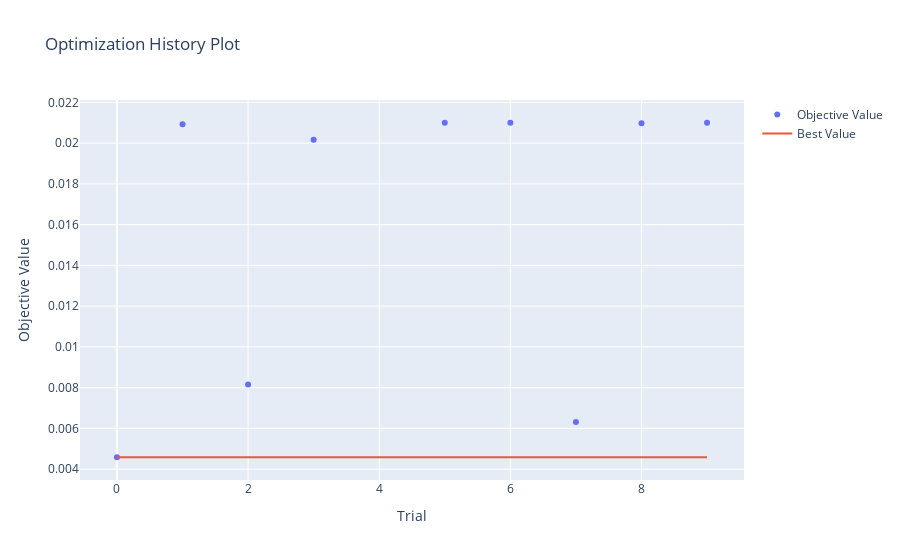

Write notebook code for a chart like this one.
### Code cell
optuna.visualization.plot_optimization_history(find_params)

### Figure 1 — Plotly figure (JSON) as saved in the notebook; plotly's stock layout.template omitted (floating-point values rounded to 4 significant figures)
{"data": [{"mode": "markers", "name": "Objective Value", "type": "scatter", "x": [0, 1, 2, 3, 4, 5, 6, 7, 8, 9], "y": [0.004583, 0.02093, 0.00816, 0.02017, null, 0.021, 0.021, 0.006316, 0.02098, 0.021]}, {"mode": "lines", "name": "Best Value", "type": "scatter", "x": [0, 1, 2, 3, 4, 5, 6, 7, 8, 9], "y": [0.004583, 0.004583, 0.004583, 0.004583, 0.004583, 0.004583, 0.004583, 0.004583, 0.004583, 0.004583]}, {"marker": {"color": "#cccccc"}, "mode": "markers", "name": "Infeasible Trial", "showlegend": false, "type": "scatter", "x": [], "y": []}], "layout": {"title": {"text": "Optimization History Plot"}, "xaxis": {"title": {"text": "Trial"}}, "yaxis": {"title": {"text": "Objective Value"}}}}
